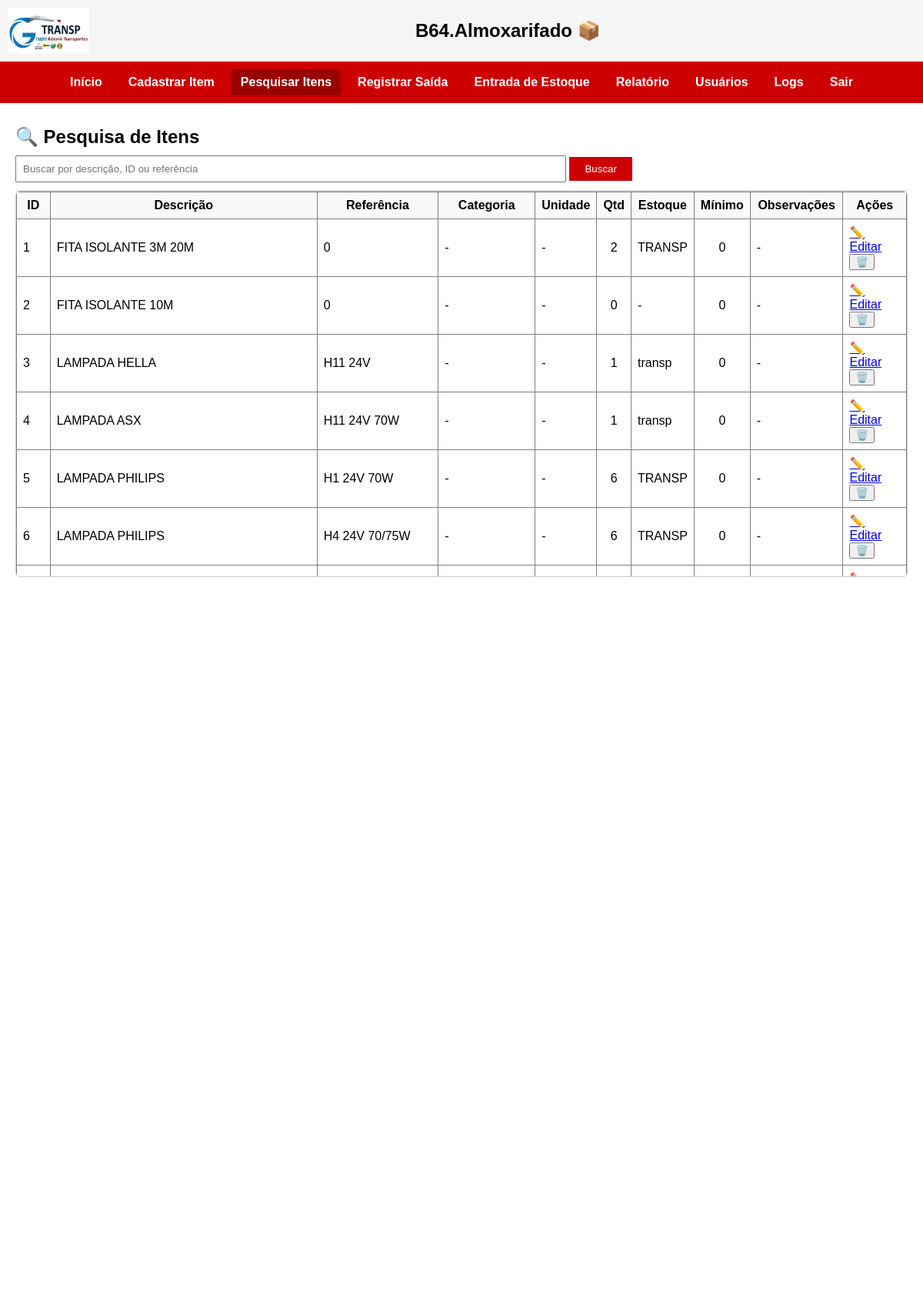
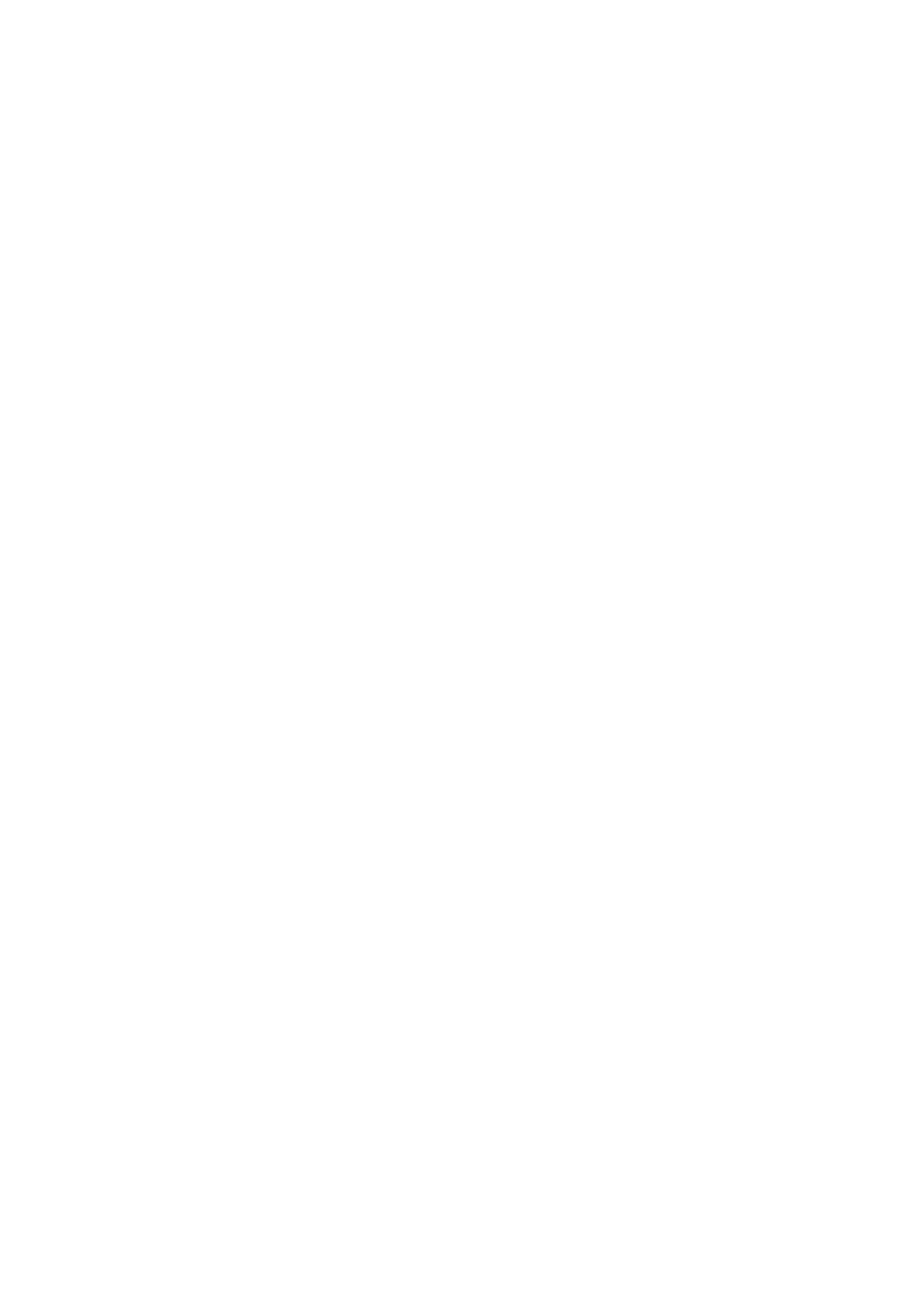
/itens/pesquisar (signed in, upper part), run on the app's committed database (2 pictures, top to bottom).
### tables this page shows
CREATE TABLE itens (
        id INTEGER PRIMARY KEY,
        descricao TEXT NOT NULL,
        quantidade INTEGER,
        estoque TEXT
    , referencia TEXT, categoria TEXT, unidade TEXT, minimo INTEGER, observacoes TEXT);

### routes/itens.py (the view, shortened to what this page needs)
@itens_bp.route('/pesquisar', methods=['GET', 'POST'])
def pesquisar_itens():
    termo = ''
    resultados = []
    conn = conectar_db()
    cursor = conn.cursor()
    if request.method == 'POST':
        termo = request.form.get('termo', '').strip().upper()
        like_term = f"%{termo}%"
        cursor.execute("""
            SELECT id, descricao, quantidade, estoque, referencia, categoria, unidade, minimo, observacoes
            FROM itens
            WHERE descricao LIKE ? OR CAST(id AS TEXT) LIKE ? OR referencia LIKE ?
        """, (like_term, like_term, like_term))
    else:
        cursor.execute("""
            SELECT id, descricao, quantidade, estoque, referencia, categoria, unidade, minimo, observacoes
            FROM itens
            ORDER BY id ASC
        """)
    resultados = cursor.fetchall()
    conn.close()
    return render_template('pesquisar_itens.html', resultados=resultados, termo=termo)

### app.py (called while the page is built)
@app.before_request
def proteger_rotas():
    print(f"DEBUG - Endpoint acessado: {request.endpoint}")
    rotas_livres = [
        'auth.login',
        'static',
        'usuarios.cadastro_usuario',
    ]
    if 'usuario' not in session and request.endpoint not in rotas_livres:
        flash("Sua sessão expirou. Faça login novamente.", "erro")
        return redirect('/')

### models.py (called while the page is built)
def conectar_db():
    conn = sqlite3.connect(DB_PATH)
    conn.row_factory = sqlite3.Row
    return conn

### templates/pesquisar_itens.html (shortened to what this page needs)
{% extends 'base.html' %}
{% block conteudo %}
<div style="position: sticky; top: 0; background: white; z-index: 100; padding: 10px 0; border-bottom: 1px solid #ddd;">
  <h2 style="margin: 0 0 10px;">🔍 Pesquisa de Itens</h2>
  <form method="POST" style="margin: 0;">
    <input type="text" name="termo" placeholder="Buscar por descrição, ID ou referência" value="{{ termo }}" style="width: 60%; padding: 8px;">
    <button type="submit" style="padding: 8px 20px; background-color: #cc0000; color: white; border: none;">Buscar</button>
  </form>
</div>
<div style="max-height: 500px; overflow-y: auto; border: 1px solid #ccc; border-radius: 6px;">
  <table border="1" cellpadding="8" cellspacing="0" style="width: 100%; border-collapse: collapse;">
    <thead>
      <tr>
        <th style="position: sticky; top: 0; background-color: #f9f9f9;">ID</th>
        <th style="position: sticky; top: 0; background-color: #f9f9f9;">Descrição</th>
        <th style="position: sticky; top: 0; background-color: #f9f9f9;">Referência</th>
        <th style="position: sticky; top: 0; background-color: #f9f9f9;">Categoria</th>
        <th style="position: sticky; top: 0; background-color: #f9f9f9;">Unidade</th>
        <th style="position: sticky; top: 0; background-color: #f9f9f9;">Qtd</th>
        <th style="position: sticky; top: 0; background-color: #f9f9f9;">Estoque</th>
        <th style="position: sticky; top: 0; background-color: #f9f9f9;">Mínimo</th>
        <th style="position: sticky; top: 0; background-color: #f9f9f9;">Observações</th>
        <th style="position: sticky; top: 0; background-color: #f9f9f9;">Ações</th>
      </tr>
    </thead>
    <tbody>
      {% for item in resultados %}
      <tr {% if item['quantidade'] < (item['minimo'] or 0) %} style="background-color: #ffe6e6;" {% endif %}>
        <td>{{ item['id'] }}</td>
        <td>{{ item['descricao'] }}</td>
        <td>{{ item['referencia'] }}</td>
        <td>{{ item['categoria'] or '-' }}</td>
        <td>{{ item['unidade'] or '-' }}</td>
        <td style="text-align: center;">{{ item['quantidade'] }}</td>
        <td>{{ item['estoque'] or '-' }}</td>
        <td style="text-align: center;">{{ item['minimo'] or '0' }}</td>
        <td>{{ item['observacoes'] or '-' }}</td>
        <td>
          <a href="/itens/editar/{{ item['id'] }}">✏️ Editar</a>
          {% if session.get('tipo') == 'MASTER' %}
            <form method="POST" action="/itens/remover/{{ item['id'] }}" style="display: inline;" onsubmit="return confirm('Tem certeza que deseja remover este item?')">
              <button type="submit" class="botao-remover">🗑️</button>
            </form>
          {% endif %}
        </td>
      </tr>
      {% endfor %}
    </tbody>
  </table>
</div>
{% endblock %}

### static/style.css (style rules this page uses)
html, body { height: 100%; margin: 0; padding: 0; font-family: Arial, sans-serif; }
.pagina-base { background-color: #ffffff; display: flex; flex-direction: column; min-height: 100%; }

### data on the page
itens: id "1", descricao "FITA ISOLANTE 3M 20M", referencia "0", item "-", quantidade "2", estoque "TRANSP"
itens: id "2", descricao "FITA ISOLANTE 10M", referencia "0", item "-", quantidade "0", estoque "-", item "0"
itens: id "3", descricao "LAMPADA HELLA", referencia "H11 24V", item "-", quantidade "1", estoque "transp", item "0"
itens: id "4", descricao "LAMPADA ASX", referencia "H11 24V 70W", item "-", quantidade "1", estoque "transp", item "0"
itens: id "5", descricao "LAMPADA PHILIPS", referencia "H1 24V 70W", item "-", quantidade "6", estoque "TRANSP", item "0"
itens: id "6", descricao "LAMPADA PHILIPS", referencia "H4 24V 70/75W", item "-", quantidade "6", estoque "TRANSP", item "0"
